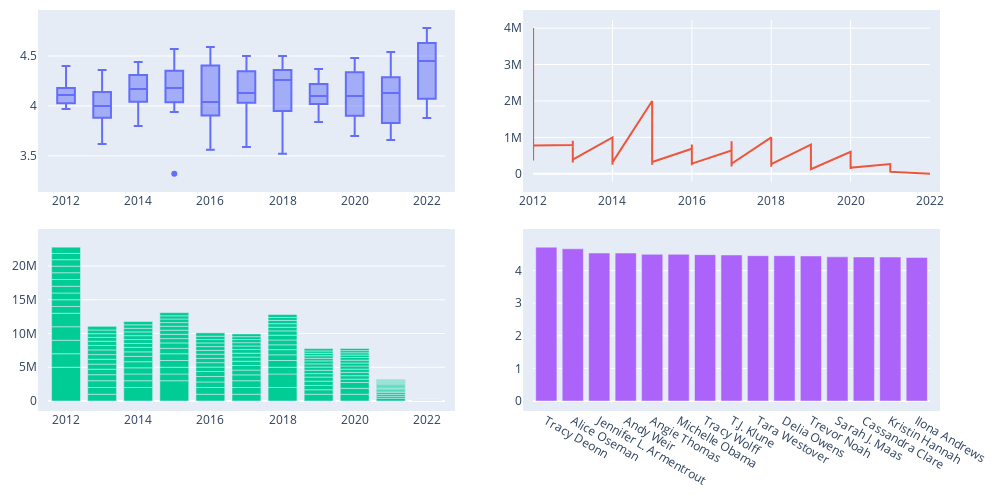

Notebook source saved alongside this figure:
### Code cell
fig = make_subplots(rows=2, cols=2)
#1
fig.add_trace(go.Box(x=book_df_mean['Year'], y=book_df_mean['Avg rating']), row=1, col=1)
#2
fig.add_trace(go.Scatter(x=book_df_mean['Year'],
                     y=book_df_mean['Rating Count']), row=1, col=2)
#3
fig.add_trace(go.Bar(x = book_df_mean["Year"], y = book_df_mean["Shelvings"]), row=2, col=1)

#4
fig.add_trace(
    go.Bar(y=book_df_sorted['Avg rating'][:15], 
            x=book_df_sorted["Author"][:15] 
            ), row=2, col=2)

fig.update_layout(autosize= False, width=1000, height= 500, 
                    margin=dict(l=20, r=20, t=20, b=20, pad=10),
                    showlegend=False)

fig.show()

### Figure 1 — Plotly figure (JSON) as saved in the notebook; plotly's stock layout.template omitted (floating-point values rounded to 4 significant figures; data arrays with more than 128 entries replaced by an {"elided": "..."} marker saying what was removed)
{"data": [{"type": "box", "x": {"elided": "165 int values"}, "xaxis": "x", "y": {"elided": "165 float values"}, "yaxis": "y"}, {"type": "scatter", "x": {"elided": "165 int values"}, "xaxis": "x2", "y": {"elided": "165 int values"}, "yaxis": "y2"}, {"type": "bar", "x": {"elided": "165 int values"}, "xaxis": "x3", "y": {"elided": "165 int values"}, "yaxis": "y3"}, {"type": "bar", "x": ["Tracy Deonn", "Alice Oseman", "Jennifer L. Armentrout", "Andy Weir", "Angie Thomas", "Michelle Obama", "Tracy Wolff", "T.J. Klune", "Tara Westover", "Delia Owens", "Trevor Noah", "Sarah J. Maas", "Cassandra Clare", "Kristin Hannah", "Ilona Andrews"], "xaxis": "x4", "y": [4.72, 4.67, 4.54, 4.54, 4.5, 4.5, 4.49, 4.48, 4.46, 4.46, 4.45, 4.423, 4.42, 4.417, 4.405], "yaxis": "y4"}], "layout": {"autosize": false, "height": 500, "margin": {"b": 20, "l": 20, "pad": 10, "r": 20, "t": 20}, "showlegend": false, "width": 1000, "xaxis": {"anchor": "y", "domain": [0, 0.45]}, "xaxis2": {"anchor": "y2", "domain": [0.55, 1]}, "xaxis3": {"anchor": "y3", "domain": [0, 0.45]}, "xaxis4": {"anchor": "y4", "domain": [0.55, 1]}, "yaxis": {"anchor": "x", "domain": [0.575, 1]}, "yaxis2": {"anchor": "x2", "domain": [0.575, 1]}, "yaxis3": {"anchor": "x3", "domain": [0, 0.425]}, "yaxis4": {"anchor": "x4", "domain": [0, 0.425]}}}
